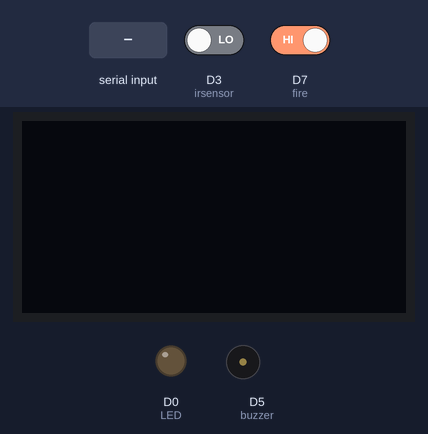
This sketch was run on a simulated ESP8266 (NodeMCU). Shown: 128×64 one-colour display, output pins drawn as LEDs (lit = HIGH), buzzer (waves = sounding, pin HIGH). The inputs (shaded band) are chosen by the test bench; at power-on: D7 (fire) HIGH, D3 (irsensor) LOW. WiFi joins after 1.5 s; servers stay silent unless stated; what the sketch prints to the serial monitor is not drawn.

Above: at 4.3 s.
4.4 s: "1" received over the second serial link
At 5.5 s:
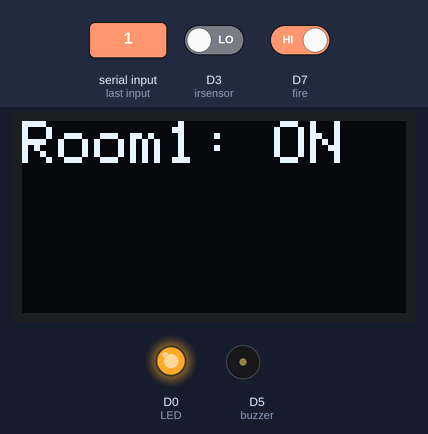
6.4 s: "0" received over the second serial link
At 7.6 s:
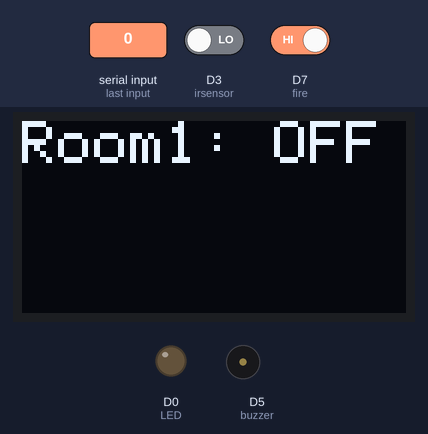
8.0 s: D7 (fire) driven LOW
At 8.5 s:
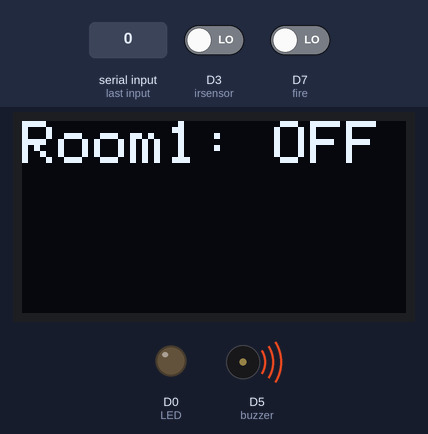
9.5 s: "1" received over the second serial link
At 13.1 s:
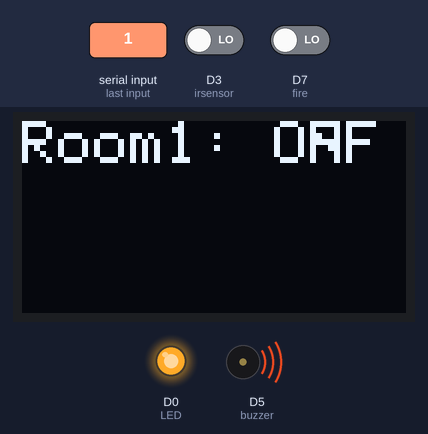
13.7 s: D3 (irsensor) driven HIGH
At 15.9 s:
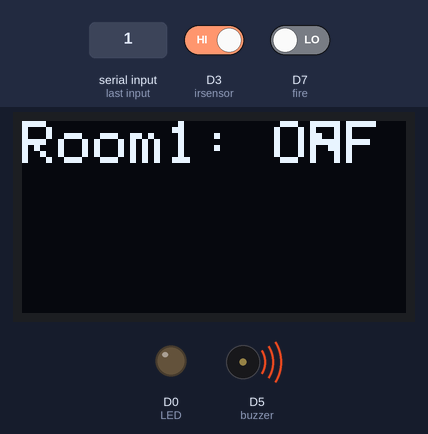
17.9 s: D7 (fire) driven HIGH
At 18.9 s:
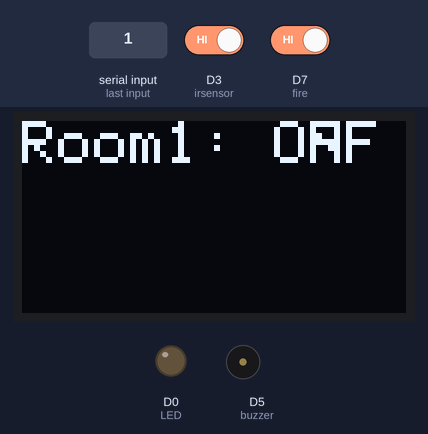
Timing chart, 0 to 20.9 s (numbered marks = the images above; inputs shaded):
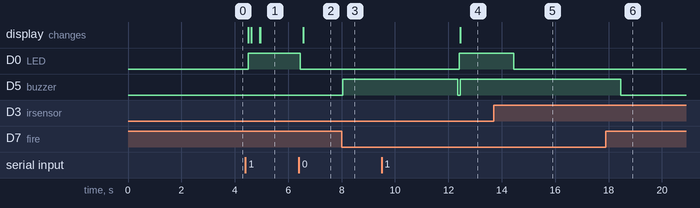

Measured:
- after the input at 4.4 s, D0 (LED): LOW → HIGH after 0.10 s
- after the input at 6.4 s, D0 (LED): HIGH → LOW after 0.05 s; the display: changes after 0.16 s (image 2)
- after the input at 8.0 s, D5 (buzzer): LOW → HIGH after 0.05 s
- after the input at 9.5 s, D0 (LED): LOW → HIGH after 2.9 s; the display: changes after 3.0 s (image 4)
- after the input at 13.7 s, D0 (LED): HIGH → LOW after 0.75 s; D5 (buzzer): stays HIGH (without the input it goes to LOW after 2.8 s)
- after the input at 17.9 s, D5 (buzzer): HIGH → LOW after 0.55 s

The sketch:

office_automation.ino
```cpp
//BT
#include <SoftwareSerial.h>
char data=0;
int LED=D0;
SoftwareSerial s(D4,D6);//(receiver,transmitter)
int count2 = 0;

//ThingSpeak
#include "dht.h"
#include <ESP8266WiFi.h>
#include "ThingSpeak.h"
const char* ssid ="Muskan";
const char* password = "muskanjindal";
unsigned long myChannelNumber= 534386;
const char* myWriteAPIKey="LRX8LKNC5BD1QRPV";
WiFiClient WiFiclient;
dht DHT;

//Brightness Vary
int ldr=A0;
int val;

//Fire
int fire = D7;
int buzzer = D5;
int count = 0;

//Gate Close
int irsensor=D3;
int flag = 1;

//OLED Display
#include<Wire.h>
#include<Adafruit_SSD1306.h>
#include<Adafruit_GFX.h>
#define OLED_ADDR 0x3C  //OLED disply TWI Address
Adafruit_SSD1306 display(-1);
int n;
String stateprev = "OFF";
String statecurr = "OFF";

void setup() {
  //Fire
  Serial.begin(9600);
  Serial.println("start");

  pinMode(buzzer, OUTPUT);
  pinMode(fire,INPUT);
  pinMode(LED,OUTPUT);
  digitalWrite(buzzer,LOW);
  pinMode(ldr,INPUT);
  digitalWrite(LED,0);
  pinMode(irsensor,INPUT);

  Serial.print("Connecting to ");
  Serial.println(ssid);
  WiFi.begin(ssid, password);
  while (WiFi.status() != WL_CONNECTED) {
    delay(500);
    Serial.print(".");
  }
  Serial.println("");
  Serial.println("WiFi Connected");
  Serial.println("IP address: ");
  Serial.println(WiFi.localIP());
  ThingSpeak.begin(WiFiclient);

  //BT
  s.begin(9600);
  BT();

  //OLED Display
  display.begin(SSD1306_SWITCHCAPVCC, OLED_ADDR);
  display.clearDisplay();
  display.display();
  OLED();

  //TS
  TS();

  //Brightness Vary


  //Gate Close

}
void BT(){
  while(s.available() <= 0 && count2 == 0){
    Fire();
    delay(1000);
  }
  count2 = 1;
   if(s.available() > 0){ //no. of bytes received
    data=s.read();//reads one byte
    Serial.print(data);
    if(data=='0'){
      digitalWrite(LED,LOW);
    }
    else{
      if(data=='1'){
        digitalWrite(LED,HIGH);
      }
    }
  }
}

void OLED(){
  if(flag==1){
    display.setTextSize(2);
    display.setTextColor(WHITE);
    n=0;
    display.setCursor(0,n);
    display.print("Room1: ");
    display.display();
    Serial.print("Room1: ");
    if(!digitalRead(LED)){
      display.println("OFF");
      display.display();
      Serial.print("OFF");
      statecurr = "OFF";
    }
    else{
      display.println("ON");
      display.display();
      Serial.print("ON");
      statecurr = "ON";
    }
  }
  if((stateprev=="OFF"&&statecurr=="ON")||(stateprev=="ON"&&statecurr=="OFF")){
    display.clearDisplay();
    stateprev = statecurr;
  }
}

void TS(){
  String eno = "1";
  ThingSpeak.setField(2, eno);
  ThingSpeak.writeFields(myChannelNumber, myWriteAPIKey);
}

void TS2(){
  String fno = "1";
  ThingSpeak.setField(1, fno);
  ThingSpeak.writeFields(myChannelNumber, myWriteAPIKey);
}

void Brightness(){
  val=0;
  val=analogRead(ldr);//analog read range:0-1023
  Serial.println(val);
  if(val<=1024 && val>700){
    analogWrite(LED,50);//analog write range:0-255
    Serial.println("Low");
  }
  if(val<=700 && val>300){
    analogWrite(LED,130);
    Serial.println("Mid");
  }
  if(val<=300 && val>0){
    Serial.println("High");
    analogWrite(LED,255);
  }
}

void Fire(){
  if(digitalRead(fire)==0){
    Serial.println("Fire Detected");
    digitalWrite(buzzer, HIGH);
    delay(2000);
    if(count==0){
      TS2();
      count = 1;
    }
  }
   Serial.println("---");
  digitalWrite(buzzer, LOW);

}

void Gate(){
  if(digitalRead(irsensor)){
    digitalWrite(LED,LOW);
    flag = 0;
 }
}

void loop() {
  if(flag==1){
    BT();
    OLED();
    //Brightness();
    Fire();
    Gate();
  }
  Fire();
  OLED();
}
```
